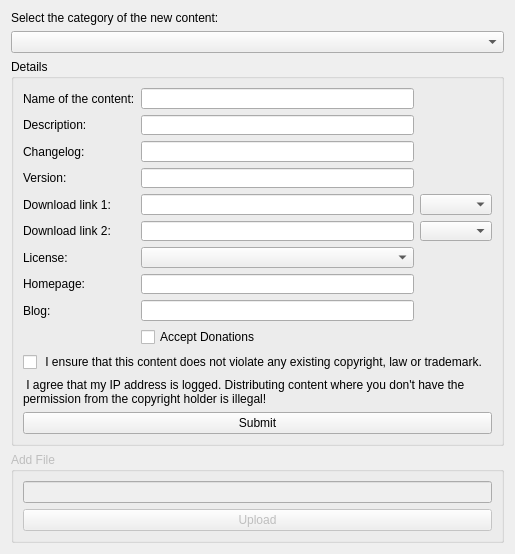
<?xml version="1.0" encoding="UTF-8"?>
<ui version="4.0">
 <class>ContentCreation</class>
 <widget class="QWidget" name="ContentCreation">
  <property name="geometry">
   <rect>
    <x>0</x>
    <y>0</y>
    <width>515</width>
    <height>554</height>
   </rect>
  </property>
  <property name="windowTitle">
   <string>Form</string>
  </property>
  <layout class="QVBoxLayout" name="verticalLayout_3">
   <item>
    <widget class="QLabel" name="currentCategoryLabel">
     <property name="text">
      <string>Select the category of the new content:</string>
     </property>
    </widget>
   </item>
   <item>
    <widget class="QComboBox" name="category"/>
   </item>
   <item>
    <widget class="QGroupBox" name="groupBox">
     <property name="title">
      <string>Details</string>
     </property>
     <layout class="QVBoxLayout" name="verticalLayout_2">
      <item>
       <layout class="QGridLayout" name="gridLayout">
        <item row="0" column="0">
         <widget class="QLabel" name="label">
          <property name="text">
           <string>Name of the content:</string>
          </property>
         </widget>
        </item>
        <item row="0" column="1">
         <widget class="QLineEdit" name="name"/>
        </item>
        <item row="1" column="0">
         <widget class="QLabel" name="label_3">
          <property name="text">
           <string>Description:</string>
          </property>
         </widget>
        </item>
        <item row="1" column="1">
         <widget class="QLineEdit" name="description"/>
        </item>
        <item row="2" column="0">
         <widget class="QLabel" name="label_9">
          <property name="text">
           <string>Changelog:</string>
          </property>
         </widget>
        </item>
        <item row="2" column="1">
         <widget class="QLineEdit" name="changelog"/>
        </item>
        <item row="3" column="0">
         <widget class="QLabel" name="label_10">
          <property name="text">
           <string>Version:</string>
          </property>
         </widget>
        </item>
        <item row="3" column="1">
         <widget class="QLineEdit" name="version"/>
        </item>
        <item row="4" column="0">
         <widget class="QLabel" name="label_11">
          <property name="text">
           <string>Download link 1:</string>
          </property>
         </widget>
        </item>
        <item row="4" column="1">
         <widget class="QLineEdit" name="link1"/>
        </item>
        <item row="5" column="1">
         <widget class="QLineEdit" name="link2"/>
        </item>
        <item row="5" column="0">
         <widget class="QLabel" name="label_12">
          <property name="text">
           <string>Download link 2:</string>
          </property>
         </widget>
        </item>
        <item row="4" column="2">
         <widget class="QComboBox" name="distroType_1"/>
        </item>
        <item row="5" column="2">
         <widget class="QComboBox" name="distroType_2"/>
        </item>
        <item row="6" column="1">
         <widget class="QComboBox" name="license"/>
        </item>
        <item row="6" column="0">
         <widget class="QLabel" name="label_13">
          <property name="text">
           <string>License:</string>
          </property>
         </widget>
        </item>
        <item row="8" column="0">
         <widget class="QLabel" name="label_14">
          <property name="text">
           <string>Homepage:</string>
          </property>
         </widget>
        </item>
        <item row="8" column="1">
         <widget class="QLineEdit" name="homepage"/>
        </item>
        <item row="9" column="1">
         <widget class="QLineEdit" name="blog"/>
        </item>
        <item row="9" column="0">
         <widget class="QLabel" name="label_15">
          <property name="text">
           <string>Blog:</string>
          </property>
         </widget>
        </item>
        <item row="10" column="1">
         <widget class="QCheckBox" name="donations">
          <property name="text">
           <string>Accept Donations</string>
          </property>
         </widget>
        </item>
       </layout>
      </item>
      <item>
       <widget class="QCheckBox" name="copyrightCheck">
        <property name="text">
         <string> I ensure that this content does not violate any existing copyright, law or trademark.</string>
        </property>
       </widget>
      </item>
      <item>
       <layout class="QHBoxLayout" name="horizontalLayout_2"/>
      </item>
      <item>
       <widget class="QLabel" name="currentCategoryLabel_2">
        <property name="text">
         <string> I agree that my IP address is logged. Distributing content where you don't have the permission from the copyright holder is illegal!</string>
        </property>
        <property name="wordWrap">
         <bool>true</bool>
        </property>
       </widget>
      </item>
      <item>
       <widget class="QPushButton" name="submitButton">
        <property name="text">
         <string>Submit</string>
        </property>
       </widget>
      </item>
     </layout>
    </widget>
   </item>
   <item>
    <widget class="QGroupBox" name="addFileGroup">
     <property name="enabled">
      <bool>false</bool>
     </property>
     <property name="title">
      <string>Add File</string>
     </property>
     <layout class="QVBoxLayout" name="verticalLayout">
      <item>
       <widget class="QLineEdit" name="uploadFile"/>
      </item>
      <item>
       <widget class="QPushButton" name="upload">
        <property name="text">
         <string>Upload</string>
        </property>
       </widget>
      </item>
     </layout>
    </widget>
   </item>
   <item>
    <layout class="QHBoxLayout" name="horizontalLayout"/>
   </item>
   <item>
    <spacer name="verticalSpacer">
     <property name="orientation">
      <enum>Qt::Vertical</enum>
     </property>
     <property name="sizeHint" stdset="0">
      <size>
       <width>20</width>
       <height>40</height>
      </size>
     </property>
    </spacer>
   </item>
  </layout>
 </widget>
 <resources/>
 <connections/>
</ui>
